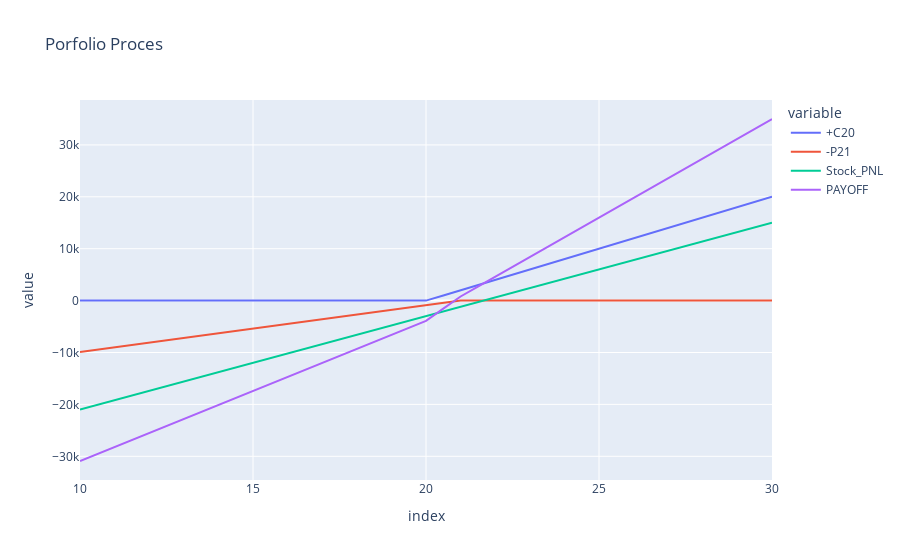

The notebook cell this image was saved under:
### Markdown cell above
- Suppose $S_0 = \$21.67$ and you are $\Delta = +1800$.
- Additionally you buy $20C(K = 20)$ and simultaneoulsy short $9P(K= 21)$

- Simplify this portfolio process

### Code cell
spots = np.linspace(10,30,num = 41)
spot = 21.67
delta = 1800
c20 = pd.Series(2000*np.maximum(spots -20,0),index= spots,name ='+C20')
p21 = pd.Series(-900*(np.maximum(21-spots,0)),index = spots,name = '-P21')
stock_delta= pd.Series(delta*(spots-spot),index = spots, name = 'Stock_PNL')
P3 = pd.concat([c20,p21,stock_delta],axis = 1)
P3['PAYOFF'] = P3.sum(axis =1)
fig4 = px.line(P3,title='Porfolio Proces')
fig4

### Figure 1 — Plotly figure (JSON) as saved in the notebook; plotly's stock layout.template omitted (floating-point values rounded to 4 significant figures)
{"data": [{"hovertemplate": "variable=+C20<br>index=%{x}<br>value=%{y}<extra></extra>", "legendgroup": "+C20", "line": {"color": "#636efa", "dash": "solid"}, "marker": {"symbol": "circle"}, "mode": "lines", "name": "+C20", "orientation": "v", "showlegend": true, "type": "scatter", "x": [10, 10.5, 11, 11.5, 12, 12.5, 13, 13.5, 14, 14.5, 15, 15.5, 16, 16.5, 17, 17.5, 18, 18.5, 19, 19.5, 20, 20.5, 21, 21.5, 22, 22.5, 23, 23.5, 24, 24.5, 25, 25.5, 26, 26.5, 27, 27.5, 28, 28.5, 29, 29.5, 30], "xaxis": "x", "y": [0, 0, 0, 0, 0, 0, 0, 0, 0, 0, 0, 0, 0, 0, 0, 0, 0, 0, 0, 0, 0, 1000, 2000, 3000, 4000, 5000, 6000, 7000, 8000, 9000, 10000, 11000, 12000, 13000, 14000, 15000, 16000, 17000, 18000, 19000, 20000], "yaxis": "y"}, {"hovertemplate": "variable=-P21<br>index=%{x}<br>value=%{y}<extra></extra>", "legendgroup": "-P21", "line": {"color": "#EF553B", "dash": "solid"}, "marker": {"symbol": "circle"}, "mode": "lines", "name": "-P21", "orientation": "v", "showlegend": true, "type": "scatter", "x": [10, 10.5, 11, 11.5, 12, 12.5, 13, 13.5, 14, 14.5, 15, 15.5, 16, 16.5, 17, 17.5, 18, 18.5, 19, 19.5, 20, 20.5, 21, 21.5, 22, 22.5, 23, 23.5, 24, 24.5, 25, 25.5, 26, 26.5, 27, 27.5, 28, 28.5, 29, 29.5, 30], "xaxis": "x", "y": [-9900, -9450, -9000, -8550, -8100, -7650, -7200, -6750, -6300, -5850, -5400, -4950, -4500, -4050, -3600, -3150, -2700, -2250, -1800, -1350, -900, -450, 0, 0, 0, 0, 0, 0, 0, 0, 0, 0, 0, 0, 0, 0, 0, 0, 0, 0, 0], "yaxis": "y"}, {"hovertemplate": "variable=Stock_PNL<br>index=%{x}<br>value=%{y}<extra></extra>", "legendgroup": "Stock_PNL", "line": {"color": "#00cc96", "dash": "solid"}, "marker": {"symbol": "circle"}, "mode": "lines", "name": "Stock_PNL", "orientation": "v", "showlegend": true, "type": "scatter", "x": [10, 10.5, 11, 11.5, 12, 12.5, 13, 13.5, 14, 14.5, 15, 15.5, 16, 16.5, 17, 17.5, 18, 18.5, 19, 19.5, 20, 20.5, 21, 21.5, 22, 22.5, 23, 23.5, 24, 24.5, 25, 25.5, 26, 26.5, 27, 27.5, 28, 28.5, 29, 29.5, 30], "xaxis": "x", "y": [-21010.0, -20110.0, -19210.0, -18310.0, -17410.0, -16510.0, -15610.0, -14710.0, -13810.0, -12910.0, -12010.0, -11110.0, -10210.0, -9306.0, -8406.0, -7506.0, -6606.0, -5706.0, -4806.0, -3906.0, -3006.0, -2106.0, -1206.0, -306.0, 594.0, 1494.0, 2394.0, 3294.0, 4194.0, 5094.0, 5994.0, 6894.0, 7794.0, 8694.0, 9594.0, 10490.0, 11390.0, 12290.0, 13190.0, 14090.0, 14990.0], "yaxis": "y"}, {"hovertemplate": "variable=PAYOFF<br>index=%{x}<br>value=%{y}<extra></extra>", "legendgroup": "PAYOFF", "line": {"color": "#ab63fa", "dash": "solid"}, "marker": {"symbol": "circle"}, "mode": "lines", "name": "PAYOFF", "orientation": "v", "showlegend": true, "type": "scatter", "x": [10, 10.5, 11, 11.5, 12, 12.5, 13, 13.5, 14, 14.5, 15, 15.5, 16, 16.5, 17, 17.5, 18, 18.5, 19, 19.5, 20, 20.5, 21, 21.5, 22, 22.5, 23, 23.5, 24, 24.5, 25, 25.5, 26, 26.5, 27, 27.5, 28, 28.5, 29, 29.5, 30], "xaxis": "x", "y": [-30910.0, -29560.0, -28210.0, -26860.0, -25510.0, -24160.0, -22810.0, -21460.0, -20110.0, -18760.0, -17410.0, -16060.0, -14710.0, -13360.0, -12010.0, -10660.0, -9306.0, -7956.0, -6606.0, -5256.0, -3906.0, -1556.0, 794.0, 2694.0, 4594.0, 6494.0, 8394.0, 10290.0, 12190.0, 14090.0, 15990.0, 17890.0, 19790.0, 21690.0, 23590.0, 25490.0, 27390.0, 29290.0, 31190.0, 33094, 34994], "yaxis": "y"}], "layout": {"legend": {"title": {"text": "variable"}, "tracegroupgap": 0}, "title": {"text": "Porfolio Proces"}, "xaxis": {"anchor": "y", "domain": [0, 1], "title": {"text": "index"}}, "yaxis": {"anchor": "x", "domain": [0, 1], "title": {"text": "value"}}}}
